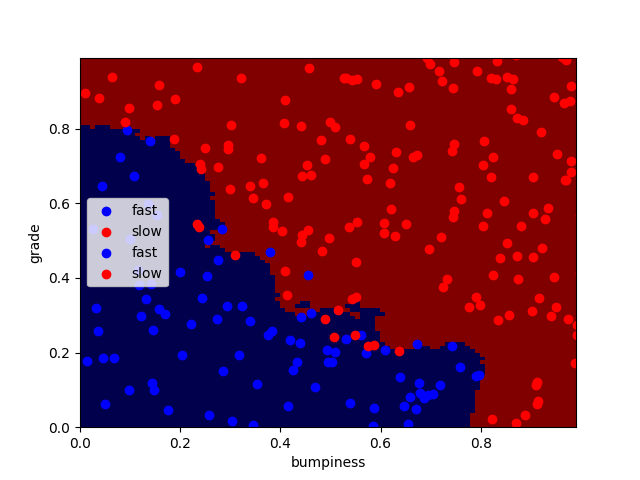

Write Python code to recreate this figure.
#!/usr/bin/python

import matplotlib.pyplot as plt
from prep_terrain_data import makeTerrainData
from class_vis import prettyPicture
from sklearn import neighbors
from time import time

features_train, labels_train, features_test, labels_test = makeTerrainData()


### the training data (features_train, labels_train) have both "fast" and "slow"
### points mixed together--separate them so we can give them different colors
### in the scatterplot and identify them visually
grade_fast = [features_train[ii][0] for ii in range(0, len(features_train)) if labels_train[ii]==0]
bumpy_fast = [features_train[ii][1] for ii in range(0, len(features_train)) if labels_train[ii]==0]
grade_slow = [features_train[ii][0] for ii in range(0, len(features_train)) if labels_train[ii]==1]
bumpy_slow = [features_train[ii][1] for ii in range(0, len(features_train)) if labels_train[ii]==1]


#### initial visualization
plt.xlim(0.0, 1.0)
plt.ylim(0.0, 1.0)
plt.scatter(bumpy_fast, grade_fast, color = "b", label="fast")
plt.scatter(grade_slow, bumpy_slow, color = "r", label="slow")
plt.legend()
plt.xlabel("bumpiness")
plt.ylabel("grade")
#plt.show()
################################################################################


### your code here!  name your classifier object clf if you want the 
### visualization code (prettyPicture) to show you the decision boundary
clf = neighbors.KNeighborsClassifier(n_neighbors = 10, weights="distance")
t0 = time()
clf.fit(features_train, labels_train)
t1 = time()
acc = clf.score(features_test, labels_test)
t2 = time()

print("prediction accuracy: {}".format(acc))
print("training time: {0}s ({1} data points), prediction time: {2}s ({3} data points)".format(round(t2-t0, 3), len(features_train), round(t2-t1, 3), len(features_test)))
prettyPicture(clf, features_test, labels_test)
